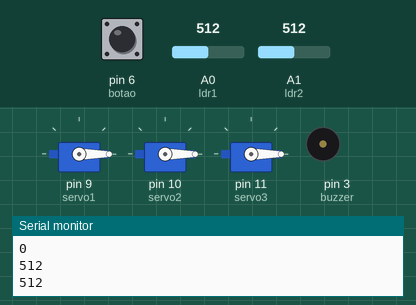
This sketch was run on a simulated Arduino Uno, built with avr-gcc and run on an emulated ATmega328P. On the bench: 3 × servo, buzzer (waves = sounding, pin HIGH), the last lines printed to the serial monitor. The inputs (shaded band) are chosen by the test bench; at power-on: pin 6 (botao) LOW, A0 (ldr1) = 512, A1 (ldr2) = 512.

Above: at 1.2 s.
1.3 s: pin 6 (botao) pulled HIGH for 0.15 s
At 4.3 s:
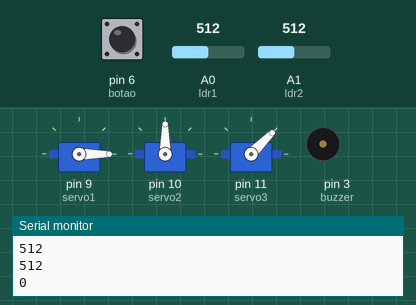
At 11.6 s:
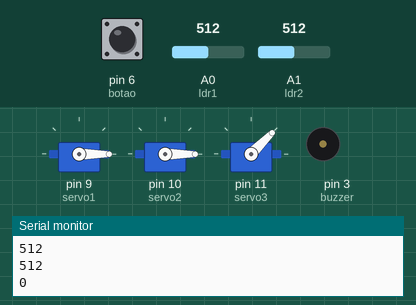
Timing chart, 0 to 12.8 s (numbered marks = the images above; inputs shaded):
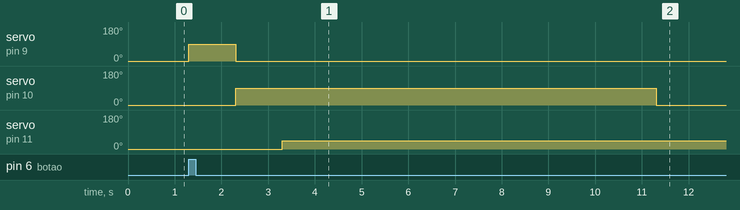

The sketch:

Ra_ti_bum.ino
```cpp
#include <Servo.h>

Servo servo1;
Servo servo2;
Servo servo3;

int botao = 6, ldr1 = A0, ldr2 = A1, buzzer = 3, motor = 2;
int faixa1 = 800, faixa2 = 800, ldr1valor = 0, ldr2valor = 0;

void setup() {
  Serial.begin(9600);
  pinMode(botao, INPUT);
  pinMode(buzzer, OUTPUT);

  servo1.attach(9);
  servo1.write(0);

  servo2.attach(10);
  servo2.write(0);

  servo3.attach(11);
  servo3.write(0);
}

void loop() {
  Serial.println(digitalRead(botao));

  if (digitalRead(botao) == 1) {
    musica();
    servo1.write(90);
    delay(1000);
    servo1.write(0);
    ldr();
  }

  Serial.println(analogRead(ldr1));
  Serial.println(analogRead(ldr2));
}

void ldr() {
  ldr1valor = analogRead(ldr1);
  if (faixa1 > ldr1valor) {
    servo2.write(90);
    delay(1000);

    ldr2valor = analogRead(ldr2);
    if (faixa2 > ldr2valor) {
      elevador();
      for (int i = 0; i <= 3; i++) {
        servo3.write(45);
        delay(1000);
        // servo3.write(//Música definido); <- Nota: Trecho incompleto no PDF
        delay(1000);
      }
      servo2.write(0);
    }
  }
}

void musica() {
  // tone(buzzer, 200);
  // Música a ser definido
}

void elevador() {
  digitalWrite(motor, 1);
  // delay(A ser definido); <- Nota: Valor não especificado no PDF
  digitalWrite(motor, 0);
}
```

Measured:
- after the input at 1.3 s, servo on pin 9 (servo1): 0° → 90° at once, → 0° 1.0 s later; servo on pin 10 (servo2): 0° → 90° after 1.0 s, → 0° 9.0 s later; servo on pin 11 (servo3): 0° → 45° after 2.0 s
